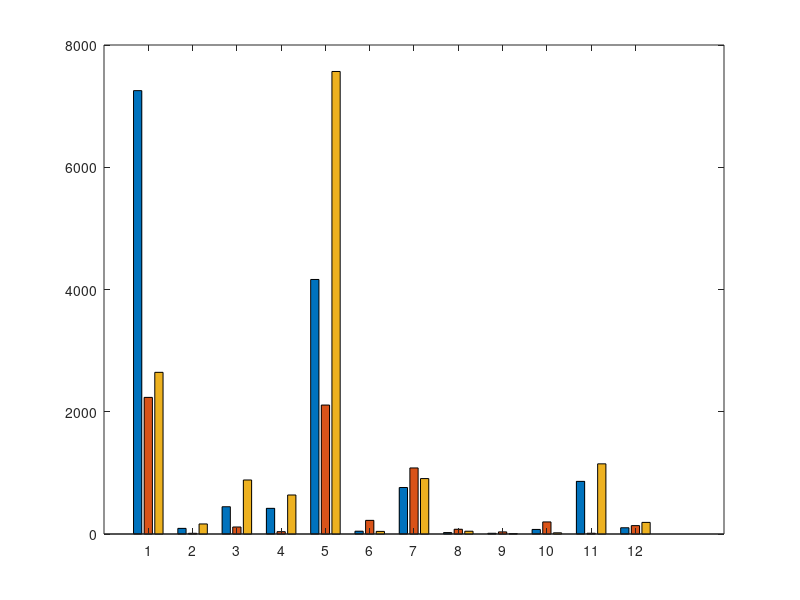

This figure's MATLAB source: (Note: this script raises an error after producing the figure.)
clearvars; close all; clc;
load("diaries.mat", "diaryPatterns")

% Loading model simulation data

load('randTopModel-Sims-200-102625.mat')
rtUseData = useData;
rtColData = collisionData;
load('eqProbModel-Sims-200-102525.mat')
eqUseData = useData;
eqColData = collisionData;
load('fullModel-Sims-200-101525.mat')
fmUseData = useData;
fmColData = collisionData;

% % Combine the use data and collision data from all models into a single structure
% combinedUseData = struct('rt', rtUseData, 'eq', eqUseData, 'fm', fmUseData);
% combinedColData = struct('rt', rtColData, 'eq', eqColData, 'fm', fmColData);

rtUseDataMean = mean(rtUseData)';
eqUseDataMean = mean(eqUseData)';
fmUseDataMean = mean(fmUseData)';
combinedUseDataMean = [rtUseDataMean eqUseDataMean fmUseDataMean];
combinedUseDataMean(2,:) = [];
rtUseDataSd = std(rtUseData)';
eqUseDataSd = std(eqUseData)';
fmUseDataSd = std(fmUseData)';
combinedUseDataSd = [rtUseDataSd eqUseDataSd fmUseDataSd];
combinedUseDataSd(2,:) = [];

figure
b = bar(combinedUseDataMean);
hold on
for k = 1:size(combinedUseDataMean,2)
    x = b(k).XEndPoints;
    errorbar(x, combinedUseDataMean(:,k), combinedUseDataSd(:,k), 'k', 'linestyle', 'none');
end
hold off
xlabel('Room type', 'FontSize', 20);
xticklabels({'My dorm', 'Comm. Assembly', 'Stairs', 'Elevators', 'Hallways', 'Kitchens', 'Bathrooms', 'LLC Lounges', 'Mezzanine', 'Other', 'Outside', 'Outside', 'Lounges'})
ylabel('Average total time (hrs) spent in room type', 'FontSize', 20);
ylim([0 8000]);
title('Comparison of average total use time for all three models', 'FontSize', 24)
legend('Random topology','Equal probability','Full model', 'FontSize', 18);
set(gcf,'PaperPosition',[0,0,11,8.5]); print('-dpng','meanUseModelComp.png')

rtColDataMean = mean(rtColData)';
eqColDataMean = mean(eqColData)';
fmColDataMean = mean(fmColData)';
combinedColDataMean = [rtColDataMean eqColDataMean fmColDataMean];
combinedColDataMean([2 11 12],:) = [];
rtColDataSd = std(rtColData)';
eqColDataSd = std(eqColData)';
fmColDataSd = std(fmColData)';
combinedColDataSd = [rtColDataSd eqColDataSd fmColDataSd];
combinedColDataSd([2 11 12],:) = [];

figure
b = bar(combinedColDataMean);
hold on
for k = 1:size(combinedColDataMean,2)
    x = b(k).XEndPoints;
    errorbar(x, combinedColDataMean(:,k), combinedColDataSd(:,k), 'k', 'linestyle', 'none');
end
hold off
xlabel('Room type', 'FontSize', 20);
xticklabels({'My dorm', 'Comm. Assembly', 'Stairs', 'Elevators', 'Hallways', 'Kitchens', 'Bathrooms', 'LLC Lounges', 'Mezzanine', 'Other', 'Outside', 'Outside', 'Lounges'})
ylabel('Average number of collisions in room type', 'FontSize', 20);
ylim([0 65000])
title('Comparison of average number of collisions for all three models', 'FontSize', 24)
legend('Random topology','Equal probability','Full model', 'FontSize', 18);
set(gcf,'PaperPosition',[0,0,11,8.5]); print('-dpng','meanColModelComp.png')
